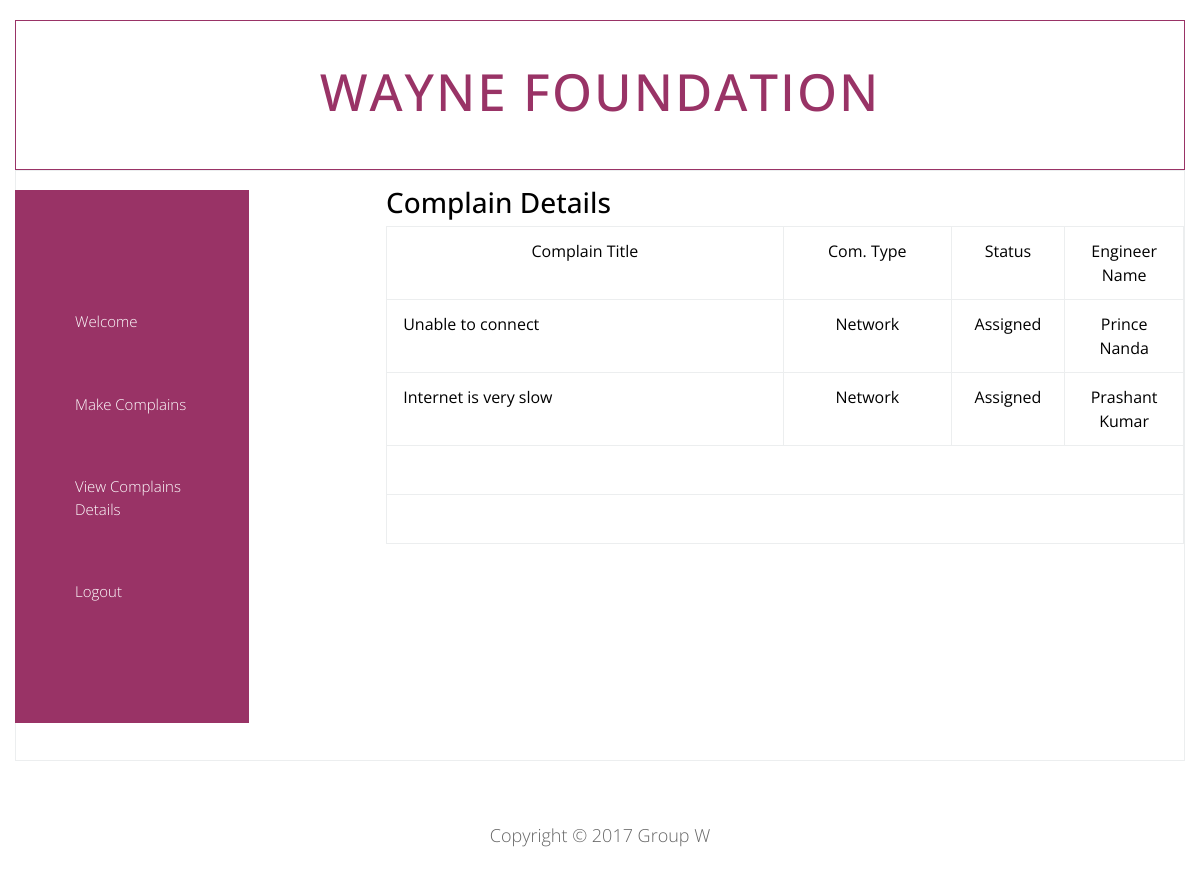
/view.php?mod=customer&view=compDetails (signed in), run on the app's committed database.
### tables this page shows
CREATE TABLE IF NOT EXISTS `tbl_complains` (
  `cid` int(10) NOT NULL auto_increment,
  `cust_id` int(10) NOT NULL,
  `cust_name` varchar(40) NOT NULL,
  `comp_type` varchar(40) NOT NULL,
  `comp_title` varchar(200) NOT NULL,
  `comp_desc` text NOT NULL,
  `status` varchar(20) NOT NULL,
  `eng_id` int(10) NOT NULL,
  `eng_name` varchar(40) NOT NULL,
  `eng_comment` varchar(240) NOT NULL,
  `create_date` datetime NOT NULL,
  `close_date` datetime NOT NULL,
  PRIMARY KEY  (`cid`)
);

### view.php (called while the page is built, shortened)
<?php
require_once './include/template.php';
?>

### library/database.php (called while the page is built, shortened)
<?php
function dbQuery($sql)
{
	$result = mysql_query($sql) or die(mysql_error());
	return $result;
}
function dbFetchAssoc($result)
{
	return mysql_fetch_assoc($result);
}
?>

### compDetails.php (the view)
<h3>Complain Details</h3>
<form action="processLeave.php?action=addUser" method="post"  name="frmListUser" id="frmListUser">
  <table width="100%" border="0" align="center" cellpadding="2" cellspacing="1" class="text">
    <tr align="center" id="listTableHeader">
      <td width="747">Complain Title</td>
      <td width="260">Com. Type </td>
      <td width="139">Status</td>
      <td width="150">Engineer Name </td>
    </tr>
    <?php
	$cust_id = (int)$_SESSION['user_id'];
	$sql = "SELECT * FROM tbl_complains
			WHERE cust_id = $cust_id";
	$result = dbQuery($sql);
	$i=0;
	while($row = dbFetchAssoc($result)) {
	extract($row);
	if ($i%2) {
		$class = 'row1';
	} else {
		$class = 'row2';
	}
	$i += 1;
	?>
    <tr class="<?php echo $class; ?>" style="height:25px;">
      <td>&nbsp;<?php echo $comp_title; ?></td>
      <td width="260" align="center"><?php echo ucwords($comp_type); ?></td>
      <td width="139" align="center"><?php echo ucwords($status); ?></td>
      <td width="150" align="center"><?php echo ucwords($eng_name); ?></td>
    </tr>
    <?php
	}
	?>
    <tr>
      <td colspan="5">&nbsp;</td>
    </tr>
    <tr>
      <td colspan="5" align="right">&nbsp;</td>
    </tr>
  </table>
  <p>&nbsp;</p>
</form>
<p>&nbsp;</p>

### css/templatemo-style.css (style rules this page uses)
p { line-height: 2; }
p:last-child { margin-bottom: 0; }
body { color: #000; font-family: 'Open Sans', Helvetica, Arial, sans-serif; font-size: 18px; font-weight: 300; padding-top: 10px; overflow-x: hidden; }

### css/mycss.css (style rules this page uses)
body { margin:10px 0 0 0; }

### data on the page
tbl_complains: comp_title "Unable to connect", comp_type "Network", status "Assigned", eng_name "Prince Nanda"
tbl_complains: comp_title "Internet is very slow", comp_type "Network", status "Assigned", eng_name "Prashant Kumar"
